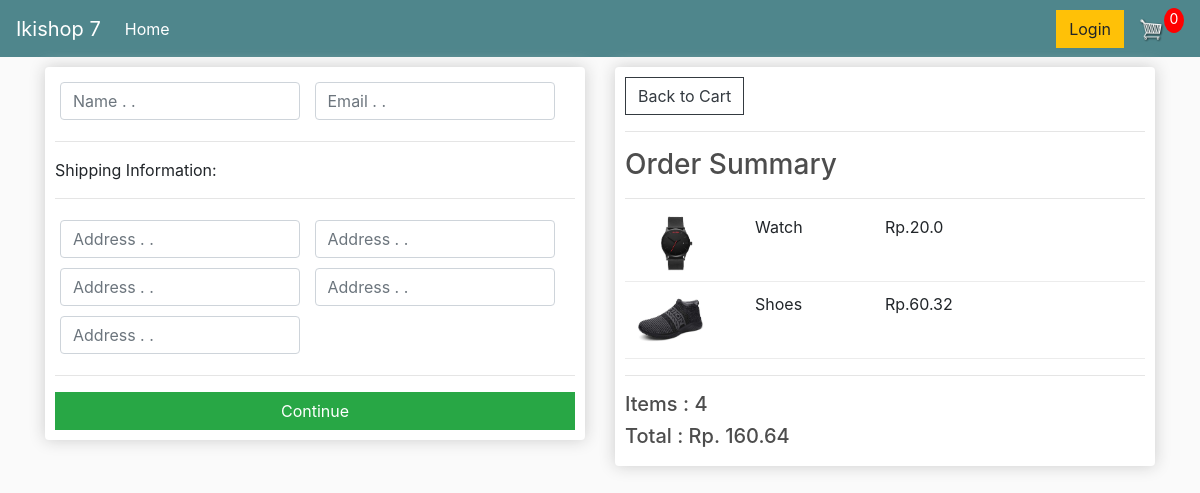
Screenshot of /checkout/ (signed in) with the database file from the repository.
### store/models.py (models this page shows, shortened)
class OrderItem(models.Model):
    product = models.ForeignKey(Product, on_delete=models.SET_NULL, null=True)
    order = models.ForeignKey(Order, on_delete=models.SET_NULL, null=True)
    quantity = models.IntegerField(default=0, null=True, blank=True)
    date_added = models.DateTimeField(auto_now_add=True)
    @property
    def get_total(self):
        total = self.product.price * self.quantity
        return total

class Product(models.Model):
    name = models.CharField(max_length=200)
    price = models.FloatField()
    digital = models.BooleanField(default=False, null=True, blank=True)
    image = models.ImageField(null=True, blank=True)
    def imageURL(self):
        try:
            url = self.image.url
        except:
            url = ''
        return url

class Order(models.Model):
    customer = models.ForeignKey(Customer, on_delete=models.SET_NULL, null=True, blank=True)
    date_ordered = models.DateTimeField(auto_now_add=True)
    complete = models.BooleanField(default=False)
    transaction_id = models.CharField(max_length=100, null=True)
    @property
    def get_cart_total(self):
        orderitems = self.orderitem_set.all()
        total = sum([item.get_total for item in orderitems])
        return total
    @property
    def get_cart_items(self):
        orderitems = self.orderitem_set.all()
        total = sum([item.quantity for item in orderitems])
        return total

### store/views.py (the view)
# urls.py: path('checkout/', views.checkout, name='checkout'),
def checkout(request):
    if request.user.is_authenticated:
        customer = request.user.customer
        order, created = Order.objects.get_or_create(customer=customer, complete=False)
        items = order.orderitem_set.all()
    else:
        items = []
        order = {'get_cart_total':0, 'get_cart_item':0}
    context = {
        'items':items,
        'order':order
    }
    return render(request, 'store/checkout.html', context)

### store/templates/store/checkout.html (shortened to what this page needs)
{% extends 'store/main.html' %}
{% load static %}
{% block content %}
<div class="row">
    <div class="col-lg-6">
        <div class="box-element" id="form-wrapper">
            <form action="" id="form">
                <div id="user-info">
                    <div class="form-field">
                        <input type="text" class="form-control" required name="name" placeholder="Name . .">
                    </div>
                    <div class="form-field">
                        <input type="email" class="form-control" required name="email" placeholder="Email . .">
                    </div>
                </div>
                <div id="snipping-info">
                    <hr>
                    <p>Shipping Information:</p>
                    <hr>
                    <div class="form-field">
                        <input type="text" name="address" placeholder="Address . ." class="form-control">
                    </div>
                    <div class="form-field">
                        <input type="text" name="city" placeholder="Address . ." class="form-control">
                    </div>
                    <div class="form-field">
                        <input type="text" name="state" placeholder="Address . ." class="form-control">
                    </div>
                    <div class="form-field">
                        <input type="text" name="zipcode" placeholder="Address . ." class="form-control">
                    </div>
                    <div class="form-field">
                        <input type="text" name="country" placeholder="Address . ." class="form-control">
                    </div>
                </div>
                <hr>
                <input type="submit"  value="Continue" id="form-button" class="btn btn-success btn-block">
            </form>
        </div>
        <br>
    </div>
    <div class="col-lg-6">
        <div class="box-element">
            <a href="{% url 'cart' %}" class="btn btn-outline-dark">Back to Cart</a>
            <hr>
            <h3>Order Summary</h3>
            <hr>
            {% for item in items %}
            <div class="cart-row">
                <div style="flex: 2"><img src="{{ item.product.imageURL }}" alt="" class="row-image"></div>
                <div style="flex: 2"><p>{{ item.product.name }}</p></div>
                <div style="flex: 2"><p>Rp.{{ item.product.price }}</p></div>
                <div style="flex: 2"><p>{{ item.product.quantity }}</p></div>
            </div>
            {% endfor %}
            <hr>
            <h5>Items : {{ order.get_cart_items }}</h5>
            <h5>Total : Rp. {{ order.get_cart_total }}</h5>
        </div>
    </div>
</div>
{% endblock content %}

### static/css/main.css (style rules this page uses)
body { background-color: hsl(0, 0%, 98%); }
h1,h2,h3,h4,h5,h6 { color:hsl(0, 0%, 30%); }
.box-element { box-shadow:hsl(0, 0%, 80%) 0 0 16px; background-color: #fff; border-radius: 4px; padding: 10px; }
.col-lg-4, .col-lg-6, .col-lg-8, .col-lg-12 { margin-top: 10px; }
.btn { border-radius: 0; }
.row-image { width: 100px; }
.form-field { width:250px; display: inline-block; padding: 5px; }
.cart-row { display: flex; align-items: flex-stretch; padding-bottom: 10px; margin-bottom: 10px; border-bottom: 1px solid #ececec; }

### rows the page displays
OrderItem: product.imageURL (picture), product.name "Watch", product.price "20.0"
OrderItem: product.imageURL (picture), product.name "Shoes", product.price "60.32"
Order: get_cart_items "4", get_cart_total "160.64"
